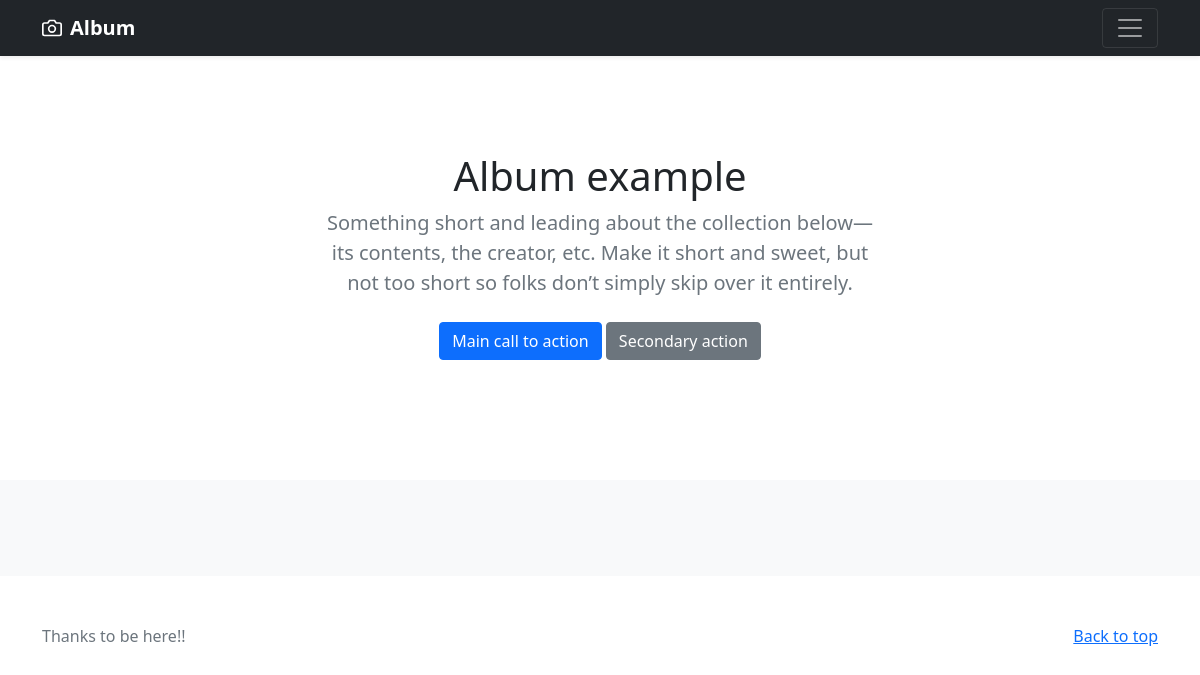
The app's page /album/, older data.
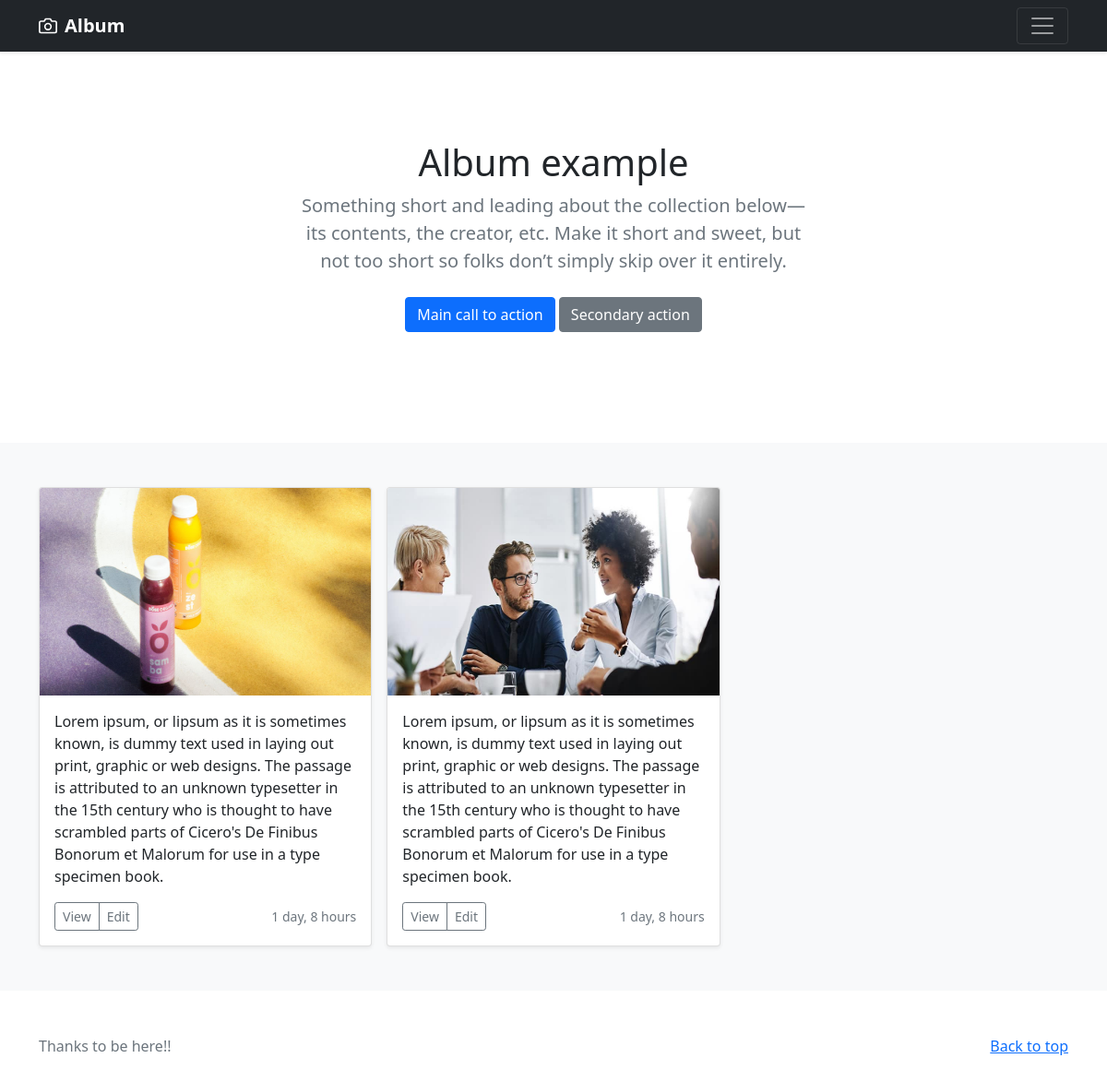
The same page, newer data.
### my_album/models.py (models this page shows)
class Albums(models.Model):
    thumbnail = models.ImageField(upload_to = 'album/images/')
    discription = models.TextField()
    creation = models.DateTimeField(auto_now_add=True)

### my_album/views.py (the view)
# urls.py: path('', views.albumspage, name = 'albumspage'),
def albumspage(request):
    albums = Albums.objects.all()
    context = {
        'albums':albums
    }
    return render(request, 'album/albums.html', context)

### templates/album/albums.html (shortened to what this page needs)
{% load static %}
<!doctype html>
<html lang="en">
  <head>
<link href="{% static 'assets/dist/css/bootstrap.min.css' %}" rel="stylesheet">
  </head>
  <body>
<header>
  <div class="navbar navbar-dark bg-dark shadow-sm">
    <div class="container">
      <a href="#" class="navbar-brand d-flex align-items-center">
        <strong>Album</strong>
      </a>
      <button class="navbar-toggler" type="button" data-bs-toggle="collapse" data-bs-target="#navbarHeader" aria-controls="navbarHeader" aria-expanded="false" aria-label="Toggle navigation">
        <span class="navbar-toggler-icon"></span>
      </button>
    </div>
  </div>
</header>
<main>
  <section class="py-5 text-center container">
    <div class="row py-lg-5">
      <div class="col-lg-6 col-md-8 mx-auto">
        <h1 class="fw-light">Album example</h1>
        <p class="lead text-muted">Something short and leading about the collection below—its contents, the creator, etc. Make it short and sweet, but not too short so folks don’t simply skip over it entirely.</p>
        <p>
          <a href="#" class="btn btn-primary my-2">Main call to action</a>
          <a href="#" class="btn btn-secondary my-2">Secondary action</a>
        </p>
      </div>
    </div>
  </section>
  <div class="album py-5 bg-light">
    <div class="container">
      <div class="row row-cols-1 row-cols-sm-2 row-cols-md-3 g-3">
        {% for album in albums %}
        <div class="col">
          <div class="card shadow-sm">
            <img class="bd-placeholder-img card-img-top" width="100%" height="225" src="{{ album.thumbnail.url }}" alt="image">
            <div class="card-body">
              <p class="card-text">{{ album.discription }}</p>
              <div class="d-flex justify-content-between align-items-center">
                <div class="btn-group">
                  <button type="button" class="btn btn-sm btn-outline-secondary">View</button>
                  <button type="button" class="btn btn-sm btn-outline-secondary">Edit</button>
                </div>
                <small class="text-muted">{{ album.creation | timesince }}</small>
              </div>
            </div>
          </div>
        </div>
        {% endfor %}
      </div>
    </div>
  </div>
</main>
<footer class="text-muted py-5">
  <div class="container">
    <p class="float-end mb-1">
      <a href="#">Back to top</a>
    </p>
    <p class="mb-1">Thanks to be here!!</p>
  </div>
</footer>
  </body>
</html>

### templates/album/albums.html (style rules this page uses)
.bd-placeholder-img { font-size: 1.125rem; text-anchor: middle; -webkit-user-select: none; -moz-user-select: none; user-select: none; }

Row changes from the older to the newer data that the page shows:
added Albums: thumbnail (picture), discription "Lorem ipsum, or lipsum as it is sometimes known, is dummy text used in laying out print, graphic or web designs. The passage is attributed to an unknown typesetter in the 15th century who is thought to have scrambled parts of Cicero's De Finibus Bonorum et Malorum for use in a type specimen book.", creation "1 day, 8 hours"
added Albums: thumbnail (picture), discription "Lorem ipsum, or lipsum as it is sometimes known, is dummy text used in laying out print, graphic or web designs. The passage is attributed to an unknown typesetter in the 15th century who is thought to have scrambled parts of Cicero's De Finibus Bonorum et Malorum for use in a type specimen book.", creation "1 day, 8 hours"
